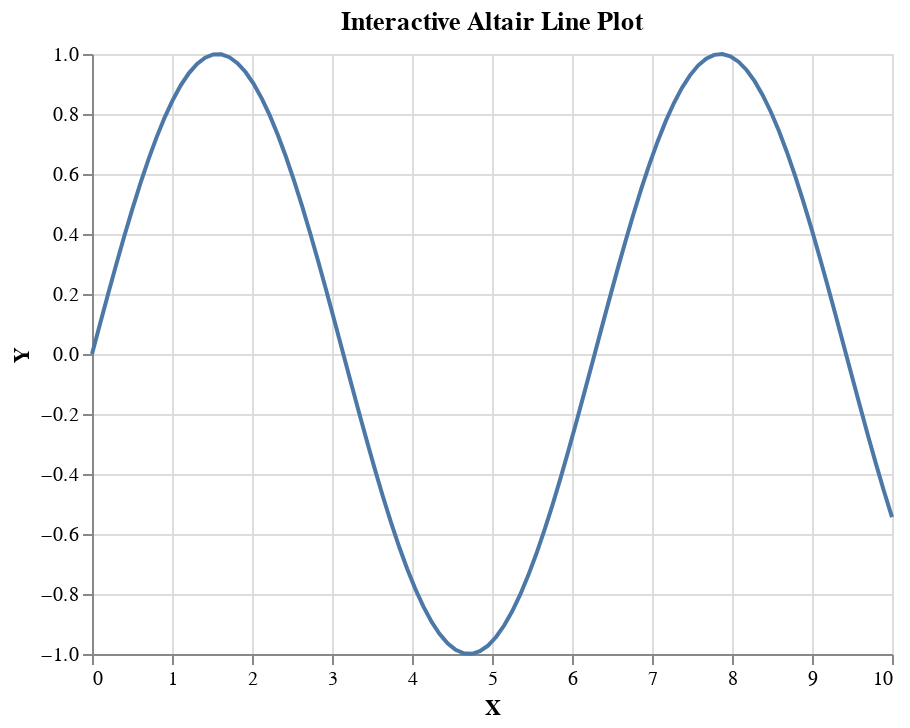

The cell this chart's notebook holds for it:
### Code cell
import altair as alt
import pandas as pd

# Generate data
df = pd.DataFrame({'X': np.linspace(0, 10, 100), 'Y': np.sin(np.linspace(0, 10, 100))})

# Create an interactive Altair line plot
chart = alt.Chart(df).mark_line().encode(x='X', y='Y').properties(title='Interactive Altair Line Plot')
chart

### Figure 1 — Vega-Lite specification as saved in the notebook (floating-point values rounded to 4 significant figures)
{"config": {"view": {"continuousWidth": 400, "continuousHeight": 300}}, "data": {"name": "data-c2f68fa69c33294b260b311283b08b04"}, "mark": "line", "encoding": {"x": {"field": "X", "type": "quantitative"}, "y": {"field": "Y", "type": "quantitative"}}, "title": "Interactive Altair Line Plot", "$schema": "https://vega.github.io/schema/vega-lite/v4.17.0.json", "datasets": {"data-c2f68fa69c33294b260b311283b08b04": [{"X": 0.0, "Y": 0.0}, {"X": 0.101, "Y": 0.1008}, {"X": 0.202, "Y": 0.2006}, {"X": 0.303, "Y": 0.2984}, {"X": 0.404, "Y": 0.3931}, {"X": 0.5051, "Y": 0.4839}, {"X": 0.6061, "Y": 0.5696}, {"X": 0.7071, "Y": 0.6496}, {"X": 0.8081, "Y": 0.723}, {"X": 0.9091, "Y": 0.7889}, {"X": 1.01, "Y": 0.8469}, {"X": 1.111, "Y": 0.8962}, {"X": 1.212, "Y": 0.9364}, {"X": 1.313, "Y": 0.967}, {"X": 1.414, "Y": 0.9878}, {"X": 1.515, "Y": 0.9985}, {"X": 1.616, "Y": 0.999}, {"X": 1.717, "Y": 0.9893}, {"X": 1.818, "Y": 0.9696}, {"X": 1.919, "Y": 0.9399}, {"X": 2.02, "Y": 0.9007}, {"X": 2.121, "Y": 0.8523}, {"X": 2.222, "Y": 0.7952}, {"X": 2.323, "Y": 0.73}, {"X": 2.424, "Y": 0.6574}, {"X": 2.525, "Y": 0.5781}, {"X": 2.626, "Y": 0.4928}, {"X": 2.727, "Y": 0.4026}, {"X": 2.828, "Y": 0.3082}, {"X": 2.929, "Y": 0.2107}, {"X": 3.03, "Y": 0.1111}, {"X": 3.131, "Y": 0.01028}, {"X": 3.232, "Y": -0.09061}, {"X": 3.333, "Y": -0.1906}, {"X": 3.434, "Y": -0.2886}, {"X": 3.535, "Y": -0.3837}, {"X": 3.636, "Y": -0.4748}, {"X": 3.737, "Y": -0.5612}, {"X": 3.838, "Y": -0.6418}, {"X": 3.939, "Y": -0.7158}, {"X": 4.04, "Y": -0.7826}, {"X": 4.141, "Y": -0.8414}, {"X": 4.242, "Y": -0.8916}, {"X": 4.343, "Y": -0.9327}, {"X": 4.444, "Y": -0.9643}, {"X": 4.545, "Y": -0.9861}, {"X": 4.646, "Y": -0.9978}, {"X": 4.747, "Y": -0.9994}, {"X": 4.848, "Y": -0.9908}, {"X": 4.949, "Y": -0.972}, {"X": 5.051, "Y": -0.9434}, {"X": 5.152, "Y": -0.9051}, {"X": 5.253, "Y": -0.8576}, {"X": 5.354, "Y": -0.8014}, {"X": 5.455, "Y": -0.737}, {"X": 5.556, "Y": -0.6651}, {"X": 5.657, "Y": -0.5864}, {"X": 5.758, "Y": -0.5017}, {"X": 5.859, "Y": -0.412}, {"X": 5.96, "Y": -0.318}, {"X": 6.061, "Y": -0.2207}, {"X": 6.162, "Y": -0.1213}, {"X": 6.263, "Y": -0.02056}, {"X": 6.364, "Y": 0.08036}, {"X": 6.465, "Y": 0.1805}, {"X": 6.566, "Y": 0.2787}, {"X": 6.667, "Y": 0.3742}, {"X": 6.768, "Y": 0.4658}, {"X": 6.869, "Y": 0.5526}, {"X": 6.97, "Y": 0.6338}, {"X": 7.071, "Y": 0.7086}, {"X": 7.172, "Y": 0.7761}, {"X": 7.273, "Y": 0.8358}, {"X": 7.374, "Y": 0.8869}, {"X": 7.475, "Y": 0.9289}, {"X": 7.576, "Y": 0.9615}, {"X": 7.677, "Y": 0.9843}, {"X": 7.778, "Y": 0.9971}, {"X": 7.879, "Y": 0.9997}, {"X": 7.98, "Y": 0.9921}, {"X": 8.081, "Y": 0.9744}, {"X": 8.182, "Y": 0.9467}, {"X": 8.283, "Y": 0.9094}, {"X": 8.384, "Y": 0.8629}, {"X": 8.485, "Y": 0.8075}, {"X": 8.586, "Y": 0.7439}, {"X": 8.687, "Y": 0.6727}, {"X": 8.788, "Y": 0.5947}, {"X": 8.889, "Y": 0.5106}, {"X": 8.99, "Y": 0.4213}, {"X": 9.091, "Y": 0.3277}, {"X": 9.192, "Y": 0.2308}, {"X": 9.293, "Y": 0.1315}, {"X": 9.394, "Y": 0.03083}, {"X": 9.495, "Y": -0.07011}, {"X": 9.596, "Y": -0.1703}, {"X": 9.697, "Y": -0.2688}, {"X": 9.798, "Y": -0.3646}, {"X": 9.899, "Y": -0.4566}, {"X": 10.0, "Y": -0.544}]}}
